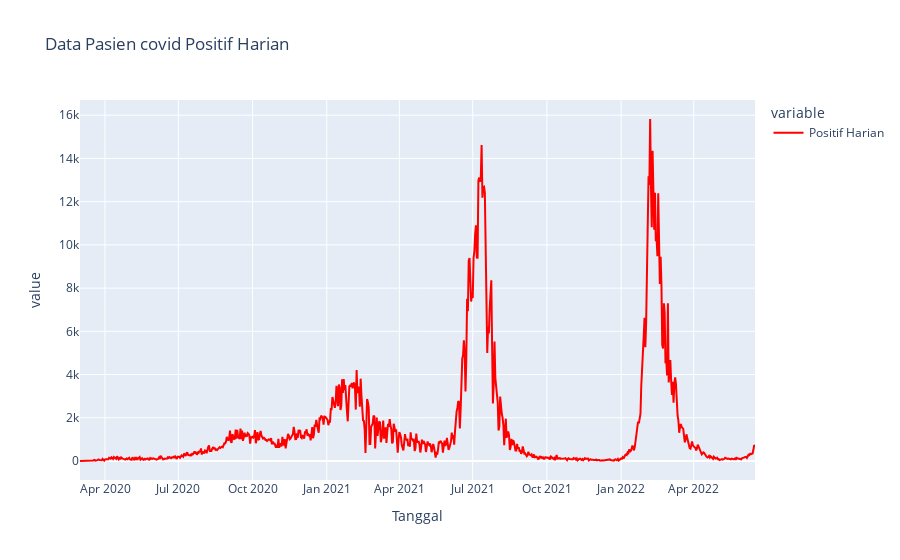

Here is the notebook cell this chart was saved with:
### Markdown cell above
Interpretasi

Pada diagram garis diatas menampilkan berkembangan jumlah pasien yang terkena covid, pasien yang meninggal, dan pasien yang sembuh dari tahun 2020 bulan maret hingga tahun 2022 bulan Juni.
Lalu dapat dilihat bahwa terjadi 2 kenaikan yang signifikan. Kenaikan pertama pada tahun 2021 bulan Juni akhir hingga bulan juli akhir  dan kenaikan kedua pada awal febuari 2022 hingga akhir febuari.

Asumsi kami pada kenaikan pertama hal tersebut dikarenakan pada pada tanggal 20 Juli 2021 terdapat idul adha sehingga terjadi arus mudik dan arus balik. Lalu terdapat varian baru seperti Alpha, Beta, dan Delta. Hal ini juga didukung oleh berita [suara.com](https://www.suara.com/news/2021/06/27/003810/covid-19-di-indonesia-menggila-ini-data-lonjakan-kasus-sepanjang-bulan-juni). Kemudian untuk kenaikan kedua pada awal febuari terjadi karena gelombang kedua covid untuk varian omicron berdasarkan berita [nasional.kontan.co.id](https://nasional.kontan.co.id/news/kasus-covid-19-24-februari-2022-tambah-57426-tapi-ada-kabar-baik)

### Code cell
px.line(x='Tanggal', y=['Positif Harian'], data_frame=df_DU_Jakarta,title='Data Pasien covid Positif Harian',color_discrete_sequence=['red'])

### Figure 1 — Plotly figure (JSON) as saved in the notebook; plotly's stock layout.template omitted (floating-point values rounded to 4 significant figures; data arrays with more than 128 entries replaced by an {"elided": "..."} marker saying what was removed)
{"data": [{"hovertemplate": "variable=Positif Harian<br>Tanggal=%{x}<br>value=%{y}<extra></extra>", "legendgroup": "Positif Harian", "line": {"color": "red", "dash": "solid"}, "marker": {"symbol": "circle"}, "mode": "lines", "name": "Positif Harian", "orientation": "v", "showlegend": true, "type": "scatter", "x": {"elided": "838 str values"}, "xaxis": "x", "y": {"elided": "838 int values"}, "yaxis": "y"}], "layout": {"legend": {"title": {"text": "variable"}, "tracegroupgap": 0}, "title": {"text": "Data Pasien covid Positif Harian"}, "xaxis": {"anchor": "y", "domain": [0, 1], "title": {"text": "Tanggal"}}, "yaxis": {"anchor": "x", "domain": [0, 1], "title": {"text": "value"}}}}
